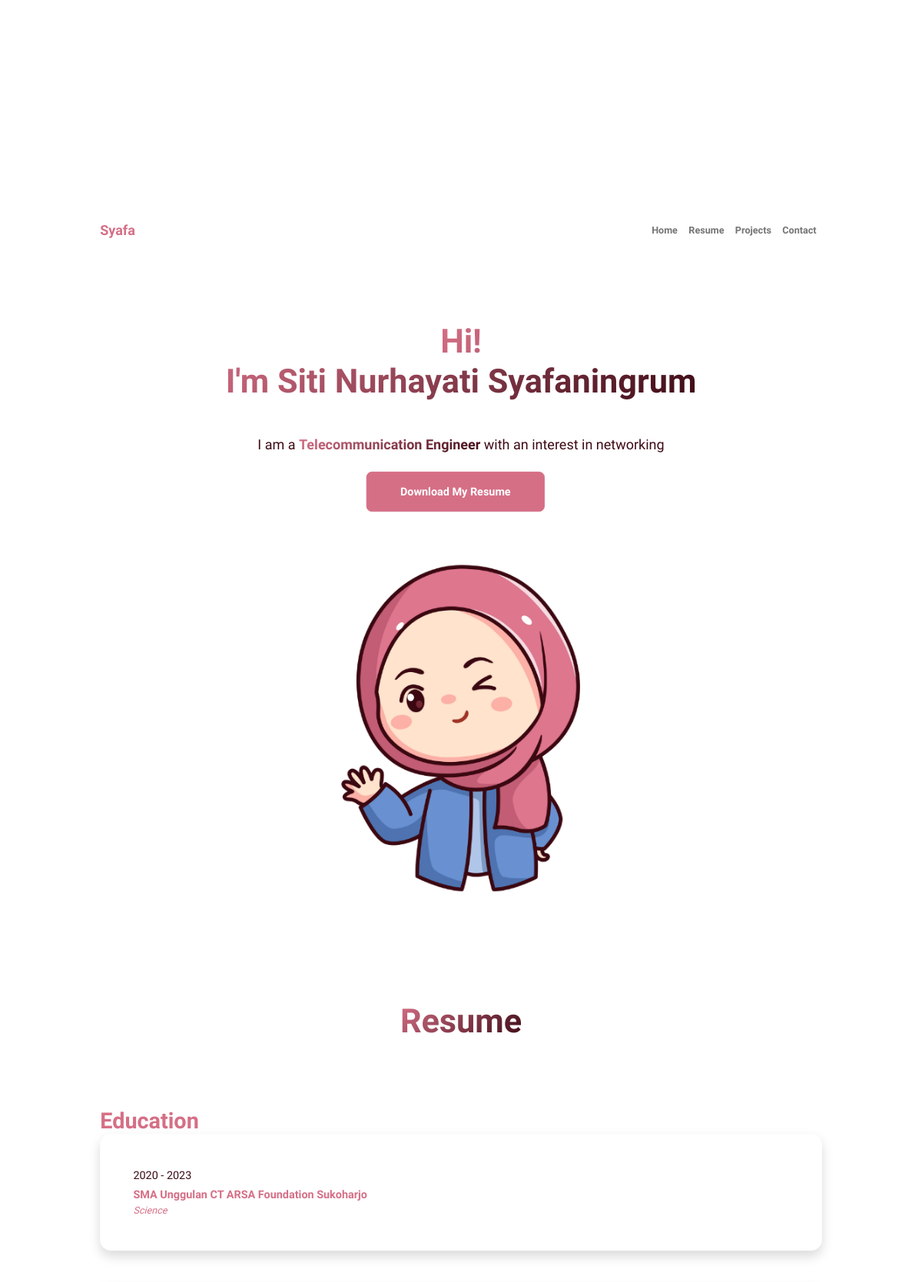
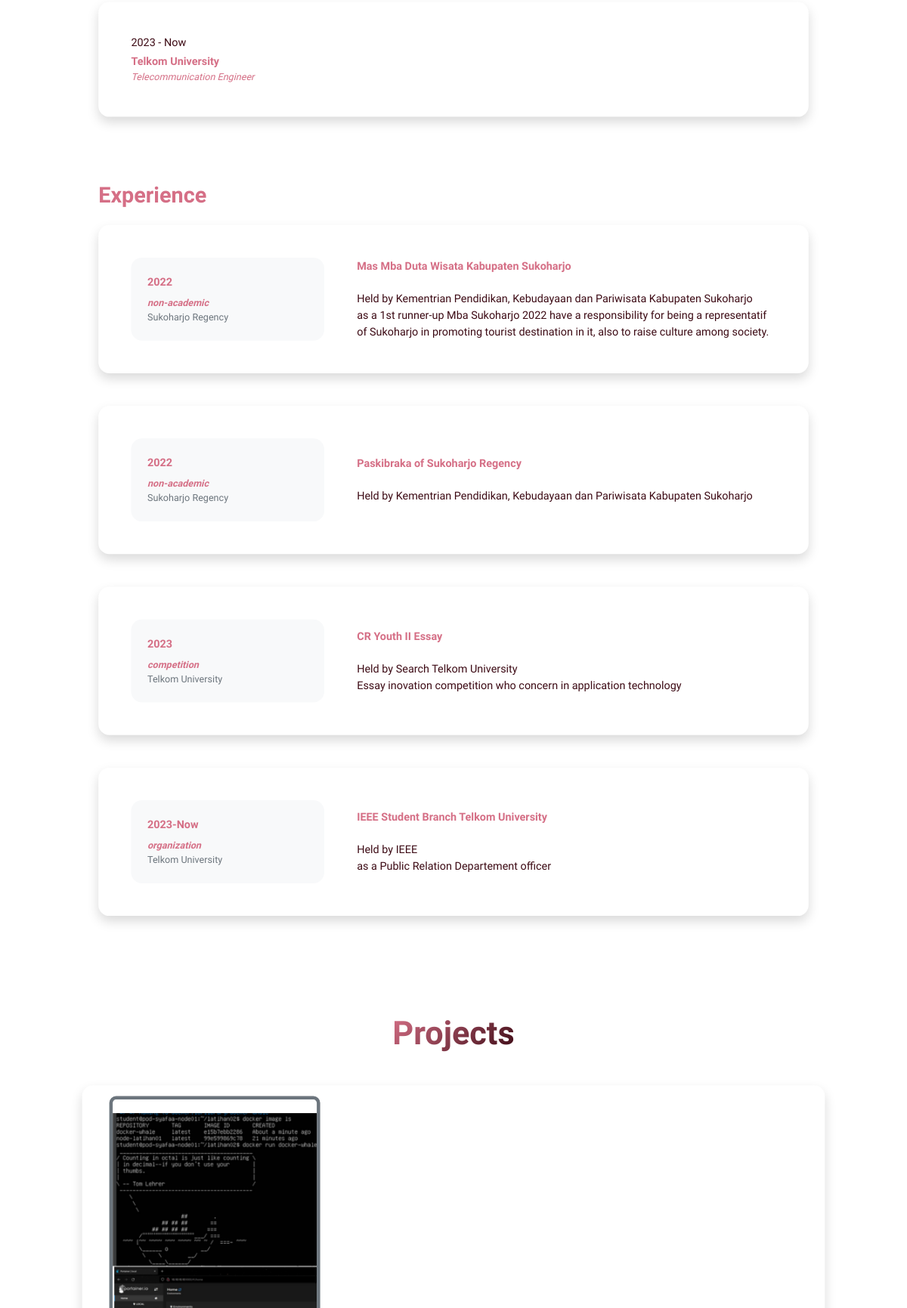
The page / (upper part) on the database its author committed (2 pictures, top to bottom).
### identity/models.py (models this page shows, shortened)
class Identity(models.Model):
    name       = models.CharField(max_length=120)
    email      = models.EmailField()
    instagram  = models.URLField(max_length=200)
    linkdin    = models.URLField(max_length=200)
    github     = models.URLField(max_length=200)
    avatar     = models.ImageField(upload_to='assets/',)
    born_date  = models.DateField(auto_now_add=False)
    born_place = models.CharField(max_length=120, blank=True)
    spesialized= models.CharField(max_length=120)
    description= models.TextField(blank=True, null=True)
    timestamp  = models.DateTimeField(auto_now_add=True)

class Education(models.Model):
    institution  = models.CharField(max_length=120)
    start        = models.CharField(max_length=120)
    end          = models.CharField(max_length=120)
    major        = models.CharField(max_length=120)

class Experience(models.Model):
    name       = models.CharField(max_length=120)
    category   = models.CharField(max_length=120)
    heldby     = models.CharField(max_length=120)
    date       = models.CharField(max_length=120)
    place      = models.CharField(max_length=120, blank=True)
    description= models.TextField(blank=True, null=True)

class Project(models.Model):
    name         = models.CharField(max_length=120)
    category     = models.CharField(max_length=120)
    purpose      = models.CharField(max_length=120)
    skill        = models.TextField(blank=True, null=True)
    description  = models.TextField(blank=True, null=True)
    date         = models.CharField(max_length=120)
    documentation= models.URLField(max_length=200)
    image        = models.ImageField(upload_to='assets/',)

### identity/views.py (the view)
# urls.py: path('', index),
def index(request):
    template_name = 'index.html'
    identity = Identity.objects.all()
    experience = Experience.objects.all()
    project = Project.objects.all()
    education = Education.objects.all()
    context = { "identity": identity, "experience": experience, "project": project, "education": education }
    return render(request, template_name, context)

### identity/templates/index.html (shortened to what this page needs)
{% load static %}
<!DOCTYPE html>
<html lang="en">
    <head>
        <link rel="stylesheet" href="https://cdnjs.cloudflare.com/ajax/libs/normalize/8.0.1/normalize.min.css">
        <link href="https://cdn.jsdelivr.net/npm/bootstrap-icons@1.8.1/font/bootstrap-icons.css" rel="stylesheet" />
        <link href="{% static 'css/styles.css' %}" rel="stylesheet" />
    </head>
    <body class="d-flex flex-column h-100" style="transform: scale(0.9);">
        <main class="flex-shrink-0">
            <nav class="navbar navbar-expand-lg navbar-light bg-white py-3">
                <div class="container px-5">
                    <a class="navbar-brand" href="index.html"><span class="fw-bolder text-primary">Syafa</span></a>
                    <div class="collapse navbar-collapse" id="navbarSupportedContent">
                        <ul class="navbar-nav ms-auto mb-2 mb-lg-0 small fw-bolder">
                            <li class="nav-item"><a class="nav-link" href="#home">Home</a></li>
                            <li class="nav-item"><a class="nav-link" href="#resume">Resume</a></li>
                            <li class="nav-item"><a class="nav-link" href="#project">Projects</a></li>
                            <li class="nav-item"><a class="nav-link" href="#contact">Contact</a></li>
                        </ul>
                    </div>
                </div>
            </nav>
            <header class="py-5 mt-md-5">
                <div class="container px-5 pb-5">
                    <div class="row gx-5 align-items-center">
                        <div class="col-xxl-5">
                            <div class="text-center text-xxl-start">
                            {% for identity in identity %}
                                <h1 class="display-3 fw-bolder mb-5"><span class="text-gradient d-inline">Hi! <br> I'm {{ identity.name }}</span></h1>
                                <p class="lead fw-light text-primary mb-4"><span class="fw-bolder text-secondary">I am a </span><span class="text-gradient d-inline" style="font-size: 20px; font-weight: bold;">{{ identity.spesialized }} </span>
                                <span class="fw-bolder text-secondary">{{ identity.description }}</span></p>
                                <div class="d-grid gap-3 d-sm-flex justify-content-sm-center justify-content-xxl-start mb-3">
                                    <a class="btn btn-primary btn-lg px-5 py-3 me-sm-3 fs-6 fw-bolder" href="{% static 'assets/CV.pdf' %}">Download My Resume</a>
                                </div>
                            </div>
                        </div>
                        <div class="col-xxl-7">
                            <div class="d-flex justify-content-center mt-5 mt-xxl-0">
                                    <img class="profile-img" src="{{ identity.avatar.url }}" alt="Avatar" />
                            </div>
                            {% endfor %}
                        </div>
            </header>
            <section id="resume"class="my-md-5">
            <div class="container mt-md-5 px-5 my-5">
                <div class="text-center mb-5">
                    <h1 class="display-5 fw-bolder mb-0"><span class="text-gradient d-inline">Resume</span></h1>
                </div>
                <div class="row gx-5 justify-content-center">
                        <section>
                            <h2 class="mt-md-5 text-primary fw-bolder mb-0">Education</h2>
                            {% for education in education %}
                            <div class="card shadow border-0 rounded-4 mb-5">
                                <div class="card-body p-5">
                                    <div class="row align-items-center gx-5">
                                        <div class="text-secondary fw-lighter mb-1">{{ education.start }} - {{ education.end }}</div>
                                        <div class="text-primary fw-bolder fs-6">{{ education.institution }} </div>
                                        <div class="small fst-italic">{{ education.major }}</div>
                                    </div>
                                </div>
                            </div>
                            {% endfor %}
                        </section>
                        <section >
                            <div class="mt-md-5 d-flex align-items-center justify-content-between mb-4">
                                <h2 class="text-primary fw-bolder mb-0">Experience</h2>
                            </div>
                            {% for experience in experience %}
                            <div class="card shadow border-0 rounded-4 mb-5">
                                <div class="card-body p-5">
                                    <div class="row align-items-center gx-5">
                                        <div class="col text-center text-lg-start mb-4 mb-lg-0">
                                            <div class="bg-light p-4 rounded-4">
                                                <div class="text-primary fw-bolder mb-2">{{ experience.date }}</div>
                                                <div class="small fw-bolder fst-italic">{{ experience.category }}</div>
                                                <div class="small text-muted">{{ experience.place }}</div>
                                            </div>
                                        </div>
                                        <div class="col-lg-8">
                                        <div class="text-primary fw-bolder">{{ experience.name }} </div><br>
                                        <div class="text-secondary fw-lighter">Held by {{ experience.heldby }} </div>
                                        <div class="text-secondary fw-lighter">{{ experience.description }} </div>
                                        </div>
                                    </div>
                                </div>
                            </div>
                            {% endfor %}
                        </section>
            </section>
            <section id="project">
            <section class="py-5">
                <div class="container px-5 mb-5">
                    <div class="text-center mb-5">
                        <h1 class="display-5 fw-bolder mb-0"><span class="text-gradient d-inline">Projects</span></h1>
                    </div>
                    <div class="row gx-5 justify-content-center">
                            {% for project in project %}
                            <div class="card overflow-hidden shadow rounded-4 border-0 mb-5">
                                <div class=" row card-body p-3">
                                    <div class="col-xxl-3 d-flex align-items-center"><img class="project"src="{{ project.image.url }}" alt="{{ project.name }}"></div>
                                </div>
                            </div>
                            {% endfor %}
                </div>
            </section>
        </main>
    </body>
</html>

### rows shown on the page
Identity: name "Siti Nurhayati Syafaningrum", spesialized "Telecommunication Engineer", description "with an interest in networking", avatar (picture)
Education: start "2020", end "2023", institution "SMA Unggulan CT ARSA Foundation Sukoharjo", major "Science"
Education: start "2023", end "Now", institution "Telkom University", major "Telecommunication Engineer"
Experience: date "2022", category "non-academic", place "Sukoharjo Regency", name "Mas Mba Duta Wisata Kabupaten Sukoharjo", heldby "Kementrian Pendidikan, Kebudayaan dan Pariwisata Kabupaten Sukoharjo", description "as a 1st runner-up Mba Sukoharjo 2022 have a responsibility for being a representatif of Sukoharjo in promoting tourist destination in it, also to raise culture among society."
Experience: date "2022", category "non-academic", place "Sukoharjo Regency", name "Paskibraka of Sukoharjo Regency", heldby "Kementrian Pendidikan, Kebudayaan dan Pariwisata Kabupaten Sukoharjo"
Experience: date "2023", category "competition", place "Telkom University", name "CR Youth II Essay", heldby "Search Telkom University", description "Essay inovation competition who concern in application technology"
Experience: date "2023-Now", category "organization", place "Telkom University", name "IEEE Student Branch Telkom University", heldby "IEEE", description "as a Public Relation Departement officer"
Project: image (picture)
